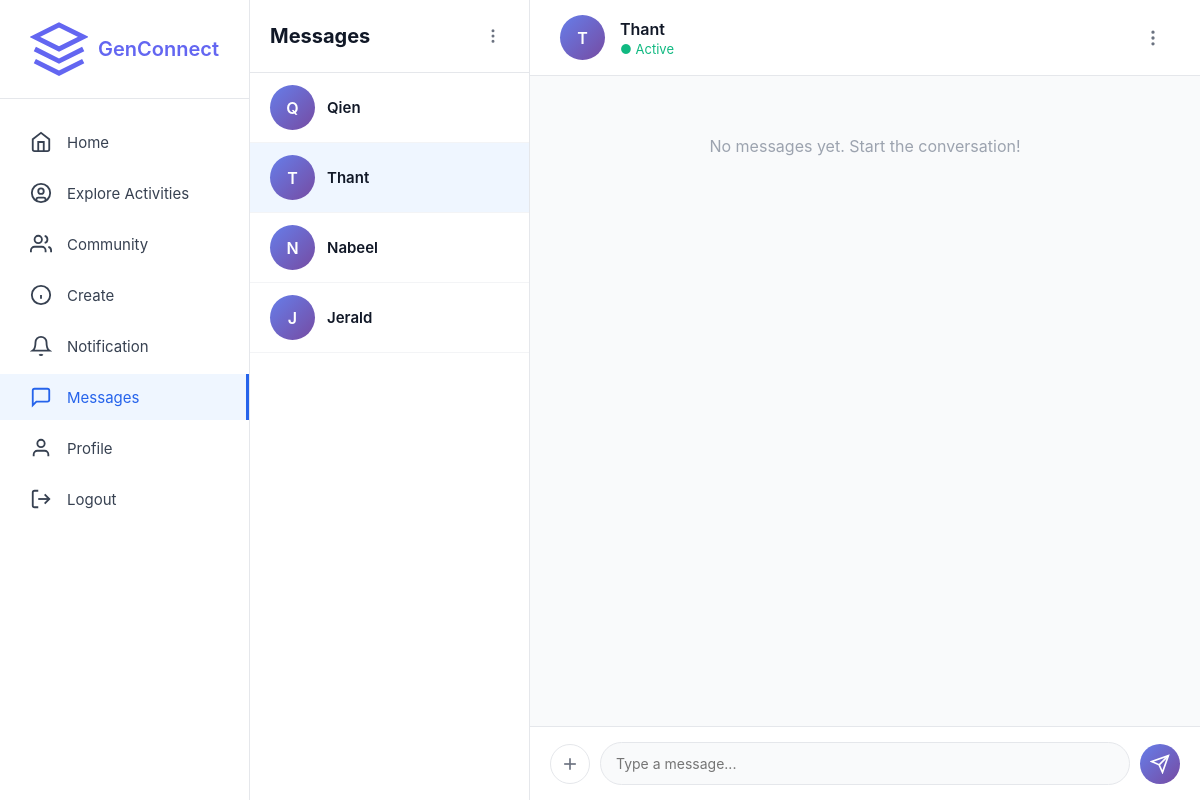
The app's page /messages/3 (signed in), older data.
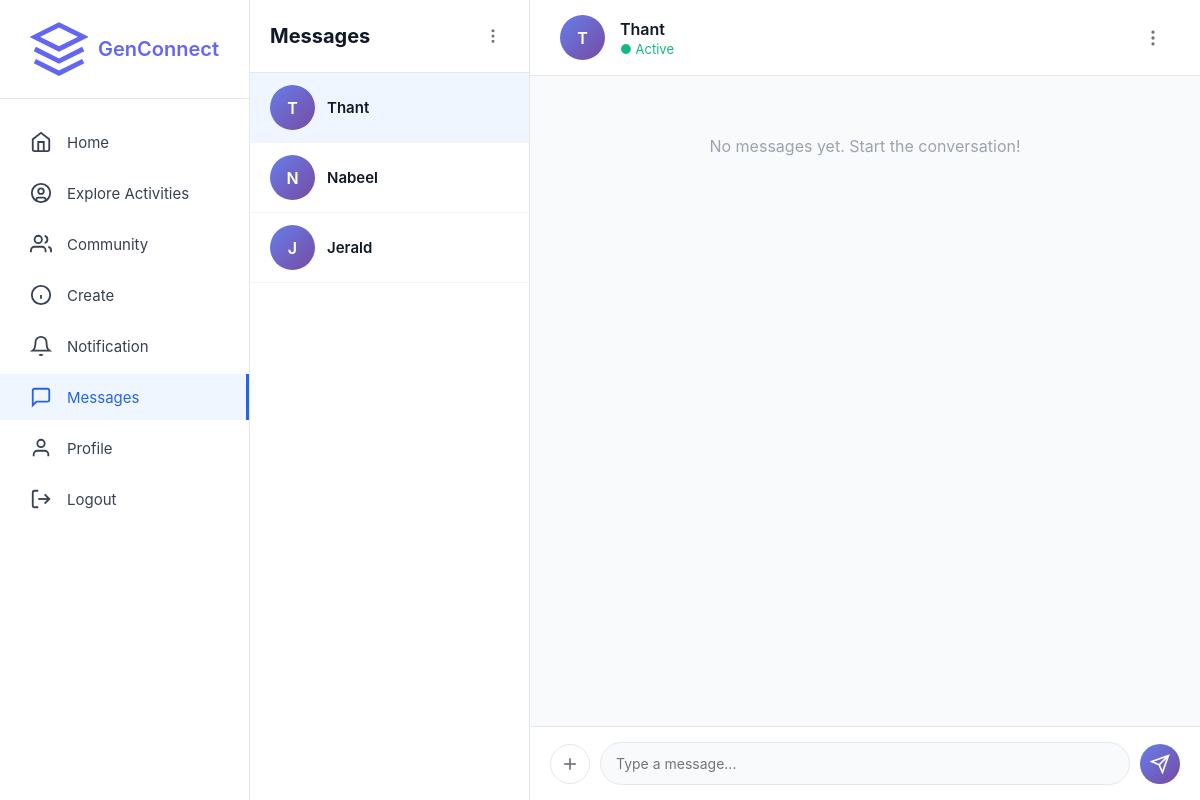
The same page, newer data.
### app.py (models this page shows, shortened)
class User(db.Model):
    __tablename__ = 'users'
    id = db.Column(db.Integer, primary_key=True)
    username = db.Column(db.String(80), unique=True, nullable=False)
    email = db.Column(db.String(120), unique=True, nullable=False)
    password_hash = db.Column(db.String(255), nullable=False)
    bio = db.Column(db.Text, nullable=True)
    interests = db.Column(db.String(255), nullable=True)
    profile_picture = db.Column(db.String(255), default='default.jpg')
    banner_image = db.Column(db.String(255), default='default_banner.jpg')
    member_type = db.Column(db.String(50), default='Youth Member')
    created_at = db.Column(db.DateTime, default=datetime.utcnow)
    posts = db.relationship('Post', backref='author', lazy=True, cascade='all, delete-orphan')
    comments = db.relationship('Comment', backref='author', lazy=True, cascade='all, delete-orphan')
    likes = db.relationship('Like', backref='user', lazy=True, cascade='all, delete-orphan')
    followers = db.relationship(
        'Follow',
        foreign_keys='Follow.followed_id',
        backref='followed_user',
        lazy='dynamic',
        cascade='all, delete-orphan'
    )
    following = db.relationship(
        'Follow',
        foreign_keys='Follow.follower_id',
        backref='follower_user',
        lazy='dynamic',
        cascade='all, delete-orphan'
    )
    community_memberships = db.relationship('CommunityMember', backref='user', lazy=True, cascade='all, delete-orphan')
    sent_messages = db.relationship(
        'Message',
        foreign_keys='Message.sender_id',
        backref='sender',
        lazy='dynamic',
        cascade='all, delete-orphan'
    )
    received_messages = db.relationship(
        'Message',
        foreign_keys='Message.receiver_id',
        backref='receiver',
        lazy='dynamic',
        cascade='all, delete-orphan'
    )
    contacts_initiated = db.relationship(
        'Contact',
        foreign_keys='Contact.user_id',
        backref='user',
        lazy='dynamic',
        cascade='all, delete-orphan'
    )
    contacts_received = db.relationship(
        'Contact',
        foreign_keys='Contact.contact_user_id',
        backref='contact_user',
        lazy='dynamic',
        cascade='all, delete-orphan'
    )
    def get_contacts(self):
        contacts = Contact.query.filter(
            or_(
                and_(Contact.user_id == self.id, Contact.status == 'accepted'),
                and_(Contact.contact_user_id == self.id, Contact.status == 'accepted')
            )
        ).all()
        contact_users = []
        for contact in contacts:
            if contact.user_id == self.id:
                contact_users.append(contact.contact_user)
            else:
                contact_users.append(contact.user)
        return contact_users

### app.py (the view)
@app.route('/messages/<int:contact_id>')
def message_thread(contact_id):
    if 'user_id' not in session:
        return redirect(url_for('login'))
    current_user = User.query.get_or_404(session['user_id'])
    contact = User.query.get_or_404(contact_id)
    messages = Message.query.filter(
        or_(
            and_(Message.sender_id == current_user.id, Message.receiver_id == contact.id),
            and_(Message.sender_id == contact.id, Message.receiver_id == current_user.id)
        )
    ).order_by(Message.created_at.asc()).all()
    for msg in messages:
        if msg.receiver_id == current_user.id and not msg.is_read:
            msg.mark_as_read()
    contacts = current_user.get_contacts()
    return render_template('message_thread.html',
                         contact=contact,
                         messages=messages,
                         contacts=contacts,
                         current_user=current_user)

### templates/message_thread.html (shortened to what the changed rows need)
<!DOCTYPE html>
<html lang="en">
<head>
</head>
<body>
<div class="container">
    <div class="messages-container">
        <div class="conversations-sidebar">
            <div class="conversations-header">
                <h2>Messages</h2>
            </div>
            <div class="conversations-list">
                {% for c in contacts %}
                <a href="/messages/{{ c.id }}" class="conversation-item {% if c.id == contact.id %}active{% endif %}">
                    <div class="conversation-avatar">{{ c.username[0].upper() }}</div>
                    <div class="conversation-name">{{ c.username }}</div>
                </a>
                {% endfor %}
            </div>
        </div>
        <div class="chat-area">
            <div class="chat-header">
                <div class="chat-header-info">
                    <div class="chat-avatar">{{ contact.username[0].upper() }}</div>
                    <div class="chat-user-info">
                        <h3>{{ contact.username }}</h3>
                        <p>● Active</p>
                    </div>
                </div>
            </div>
        </div>
    </div>
</div>
</body>
</html>

Row changes from the older to the newer data that the page shows:
no longer on this page (row edited): User: username "Q", username "Qien"
